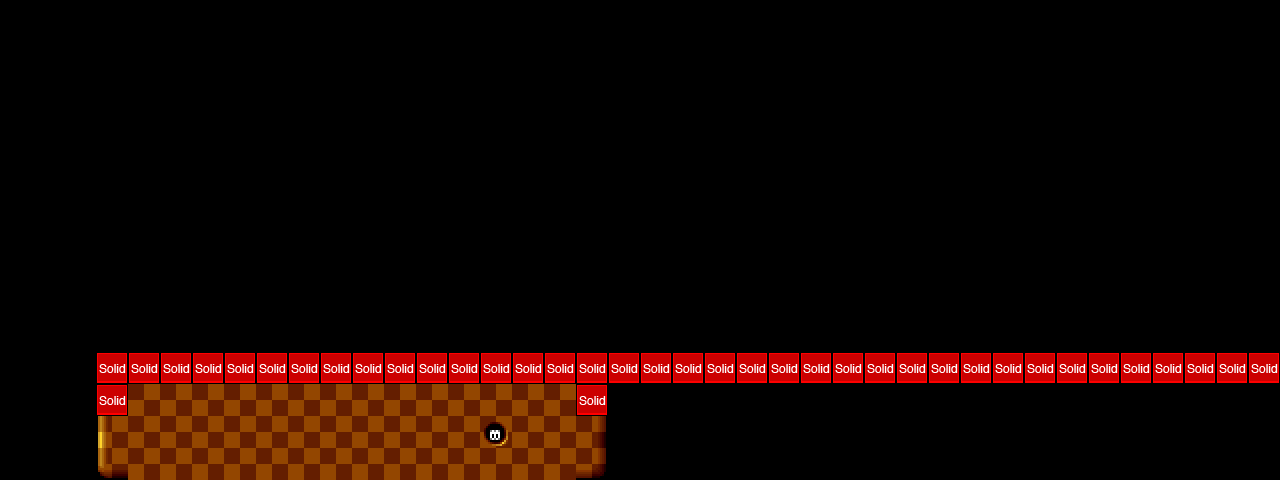

The image is a tile-based game level rendered from a .tmx file. Its description and source (layers, tilesets, objects; grid data summarised) follow:
An orthogonal 40x15 tile map with 32x32 px tiles, 5 tile layers (parallax_layer1, parallax_layer2, background, foreground, ...), 2 tilesets and 15 objects (12x CoinEntity, 2x EnemyEntity, mainPlayer).

<map version="1.0" orientation="orthogonal" width="40" height="15" tilewidth="32" tileheight="32">
 <properties>
  <property name="background_color" value="#00C0FF" />
  <property name="name" value="Area TWO!" />
 </properties>
 <tileset firstgid="1" name="area01_level_tiles" tilewidth="32" tileheight="32">
  <image source="area01_tileset/area01_level_tiles.png" width="640" height="241" />
 </tileset>
 <tileset firstgid="141" name="metatiles32x32" tilewidth="32" tileheight="32">
  <image source="area01_tileset/metatiles32x32.png" width="160" height="32" />
  <tile id="0">
   <properties>
    <property name="type" value="solid" />
   </properties>
  </tile>
  <tile id="1">
   <properties>
    <property name="type" value="platform" />
   </properties>
  </tile>
 </tileset>
 <layer name="parallax_layer1" width="40" height="15">
  <properties>
   <property name="imagesrc" value="area01_bkg0" />
  </properties>
  <data>[600 cells, 0 non-empty, 0 distinct tile ids]</data>
 </layer>
 <layer name="parallax_layer2" width="40" height="15">
  <properties>
   <property name="imagesrc" value="area01_bkg1" />
  </properties>
  <data>[600 cells, 0 non-empty, 0 distinct tile ids]</data>
 </layer>
 <layer name="background" width="40" height="15">
  <data>[600 cells, 0 non-empty, 0 distinct tile ids]</data>
 </layer>
 <objectgroup color="#19a400" name="entities" width="40" height="15">
  <object name="mainPlayer" x="352" y="-96" width="32" height="64">
   <properties>
    <property name="image" value="keen_walk_right" />
    <property name="spritewidth" value="16" />
   </properties>
  </object>
  <object name="CoinEntity" x="459" y="309" width="32" height="32">
   <properties>
    <property name="image" value="spinning_coin_gold" />
    <property name="spritewidth" value="32" />
   </properties>
  </object>
  <object name="CoinEntity" x="352" y="0" width="32" height="32">
   <properties>
    <property name="image" value="spinning_coin_gold" />
    <property name="spritewidth" value="32" />
   </properties>
  </object>
  <object name="CoinEntity" x="352" y="-32" width="32" height="32">
   <properties>
    <property name="image" value="spinning_coin_gold" />
    <property name="spritewidth" value="32" />
   </properties>
  </object>
  <object name="CoinEntity" x="352" y="32" width="32" height="32">
   <properties>
    <property name="image" value="spinning_coin_gold" />
    <property name="spritewidth" value="32" />
   </properties>
  </object>
  <object name="CoinEntity" x="352" y="64" width="32" height="32">
   <properties>
    <property name="image" value="spinning_coin_gold" />
    <property name="spritewidth" value="32" />
   </properties>
  </object>
  <object name="CoinEntity" x="352" y="160" width="32" height="32">
   <properties>
    <property name="image" value="spinning_coin_gold" />
    <property name="spritewidth" value="32" />
   </properties>
  </object>
  <object name="CoinEntity" x="352" y="96" width="32" height="32">
   <properties>
    <property name="image" value="spinning_coin_gold" />
    <property name="spritewidth" value="32" />
   </properties>
  </object>
  <object name="CoinEntity" x="352" y="192" width="32" height="32">
   <properties>
    <property name="image" value="spinning_coin_gold" />
    <property name="spritewidth" value="32" />
   </properties>
  </object>
  <object name="CoinEntity" x="352" y="128" width="32" height="32">
   <properties>
    <property name="image" value="spinning_coin_gold" />
    <property name="spritewidth" value="32" />
   </properties>
  </object>
  <object name="CoinEntity" x="352" y="288" width="32" height="32">
   <properties>
    <property name="image" value="spinning_coin_gold" />
    <property name="spritewidth" value="32" />
   </properties>
  </object>
  <object name="CoinEntity" x="352" y="256" width="32" height="32">
   <properties>
    <property name="image" value="spinning_coin_gold" />
    <property name="spritewidth" value="32" />
   </properties>
  </object>
  <object name="CoinEntity" x="352" y="224" width="32" height="32">
   <properties>
    <property name="image" value="spinning_coin_gold" />
    <property name="spritewidth" value="32" />
   </properties>
  </object>
 </objectgroup>
 <objectgroup name="EnemyEntities" width="40" height="15">
  <object name="EnemyEntity" x="805" y="224" width="236" height="123" />
  <object name="EnemyEntity" x="601" y="113" width="563" height="51" />
 </objectgroup>
 <layer name="foreground" width="40" height="15">
  <data>[600 cells, 87 non-empty, 10 distinct tile ids]</data>
 </layer>
 <layer name="collision" width="40" height="15">
  <data>[600 cells, 39 non-empty, 1 distinct tile ids]</data>
 </layer>
</map>
